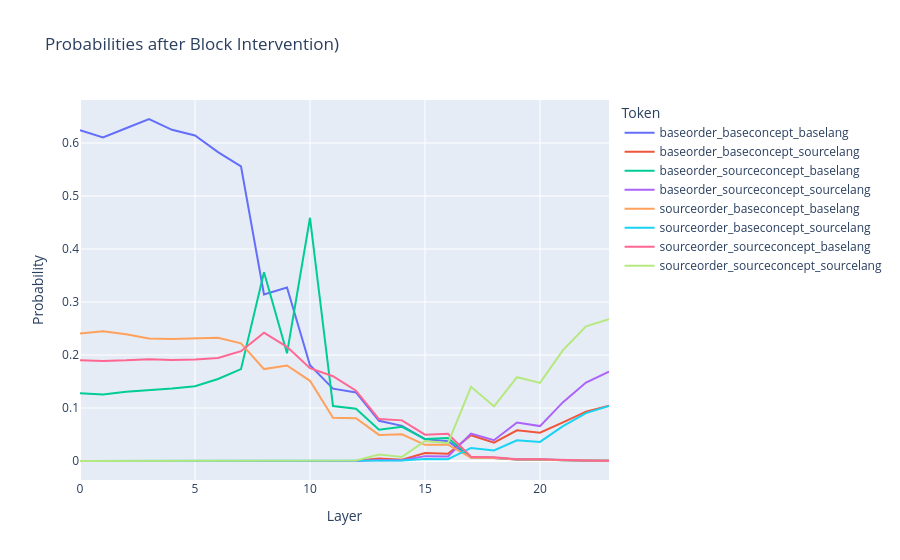

Notebook code cell kept with this figure:
### Code cell
# Create a line plot for token probabilities over layers
fig = px.line(
    df.groupby(['token_type', 'layer']).mean().reset_index(),
    x="layer",
    y="prob",
    color="token_type",
    title=f"Probabilities after Block Intervention)",
    labels={"layer": "Layer", "prob": "Probability", "token_type": "Token"},
    # category_orders={"layer": [str(i) for i in range(model.config.n_layer)]},
)

# Show the plot
fig.show()

### Figure 1 — Plotly figure (JSON) as saved in the notebook; plotly's stock layout.template omitted (floating-point values rounded to 4 significant figures)
{"data": [{"hovertemplate": "Token=baseorder_baseconcept_baselang<br>Layer=%{x}<br>Probability=%{y}<extra></extra>", "legendgroup": "baseorder_baseconcept_baselang", "line": {"color": "#636efa", "dash": "solid"}, "marker": {"symbol": "circle"}, "mode": "lines", "name": "baseorder_baseconcept_baselang", "orientation": "v", "showlegend": true, "type": "scatter", "x": [0, 1, 2, 3, 4, 5, 6, 7, 8, 9, 10, 11, 12, 13, 14, 15, 16, 17, 18, 19, 20, 21, 22, 23], "xaxis": "x", "y": [0.6244, 0.6103, 0.6278, 0.6453, 0.6249, 0.6143, 0.5828, 0.5559, 0.3143, 0.3275, 0.1808, 0.1366, 0.1293, 0.07585, 0.06632, 0.04113, 0.03751, 0.00647, 0.005839, 0.002873, 0.002954, 0.001406, 0.0005843, 0.0003158], "yaxis": "y"}, {"hovertemplate": "Token=baseorder_baseconcept_sourcelang<br>Layer=%{x}<br>Probability=%{y}<extra></extra>", "legendgroup": "baseorder_baseconcept_sourcelang", "line": {"color": "#EF553B", "dash": "solid"}, "marker": {"symbol": "circle"}, "mode": "lines", "name": "baseorder_baseconcept_sourcelang", "orientation": "v", "showlegend": true, "type": "scatter", "x": [0, 1, 2, 3, 4, 5, 6, 7, 8, 9, 10, 11, 12, 13, 14, 15, 16, 17, 18, 19, 20, 21, 22, 23], "xaxis": "x", "y": [1.567e-05, 1.746e-05, 1.674e-05, 1.484e-05, 1.638e-05, 1.62e-05, 1.681e-05, 1.999e-05, 2.167e-05, 2.965e-05, 3.513e-05, 0.0002345, 0.0003021, 0.00482, 0.002335, 0.01518, 0.01367, 0.04866, 0.03474, 0.05802, 0.05352, 0.07306, 0.09308, 0.1045], "yaxis": "y"}, {"hovertemplate": "Token=baseorder_sourceconcept_baselang<br>Layer=%{x}<br>Probability=%{y}<extra></extra>", "legendgroup": "baseorder_sourceconcept_baselang", "line": {"color": "#00cc96", "dash": "solid"}, "marker": {"symbol": "circle"}, "mode": "lines", "name": "baseorder_sourceconcept_baselang", "orientation": "v", "showlegend": true, "type": "scatter", "x": [0, 1, 2, 3, 4, 5, 6, 7, 8, 9, 10, 11, 12, 13, 14, 15, 16, 17, 18, 19, 20, 21, 22, 23], "xaxis": "x", "y": [0.1278, 0.1256, 0.1308, 0.1338, 0.1366, 0.1411, 0.1547, 0.1734, 0.3561, 0.2032, 0.459, 0.1038, 0.09848, 0.05892, 0.06445, 0.04138, 0.04336, 0.007223, 0.006258, 0.002851, 0.003023, 0.001243, 0.0005172, 0.0002543], "yaxis": "y"}, {"hovertemplate": "Token=baseorder_sourceconcept_sourcelang<br>Layer=%{x}<br>Probability=%{y}<extra></extra>", "legendgroup": "baseorder_sourceconcept_sourcelang", "line": {"color": "#ab63fa", "dash": "solid"}, "marker": {"symbol": "circle"}, "mode": "lines", "name": "baseorder_sourceconcept_sourcelang", "orientation": "v", "showlegend": true, "type": "scatter", "x": [0, 1, 2, 3, 4, 5, 6, 7, 8, 9, 10, 11, 12, 13, 14, 15, 16, 17, 18, 19, 20, 21, 22, 23], "xaxis": "x", "y": [1.241e-05, 1.238e-05, 1.301e-05, 1.258e-05, 1.324e-05, 1.278e-05, 1.306e-05, 1.492e-05, 1.442e-05, 2.773e-05, 2.157e-05, 0.0001761, 0.0001914, 0.002102, 0.00161, 0.009208, 0.008614, 0.05172, 0.03927, 0.07265, 0.06588, 0.111, 0.148, 0.1687], "yaxis": "y"}, {"hovertemplate": "Token=sourceorder_baseconcept_baselang<br>Layer=%{x}<br>Probability=%{y}<extra></extra>", "legendgroup": "sourceorder_baseconcept_baselang", "line": {"color": "#FFA15A", "dash": "solid"}, "marker": {"symbol": "circle"}, "mode": "lines", "name": "sourceorder_baseconcept_baselang", "orientation": "v", "showlegend": true, "type": "scatter", "x": [0, 1, 2, 3, 4, 5, 6, 7, 8, 9, 10, 11, 12, 13, 14, 15, 16, 17, 18, 19, 20, 21, 22, 23], "xaxis": "x", "y": [0.2406, 0.245, 0.2394, 0.2311, 0.2304, 0.232, 0.2324, 0.2219, 0.1735, 0.1803, 0.1513, 0.08162, 0.08064, 0.04928, 0.05035, 0.03049, 0.0307, 0.005948, 0.005583, 0.002712, 0.002759, 0.001343, 0.0005769, 0.0003129], "yaxis": "y"}, {"hovertemplate": "Token=sourceorder_baseconcept_sourcelang<br>Layer=%{x}<br>Probability=%{y}<extra></extra>", "legendgroup": "sourceorder_baseconcept_sourcelang", "line": {"color": "#19d3f3", "dash": "solid"}, "marker": {"symbol": "circle"}, "mode": "lines", "name": "sourceorder_baseconcept_sourcelang", "orientation": "v", "showlegend": true, "type": "scatter", "x": [0, 1, 2, 3, 4, 5, 6, 7, 8, 9, 10, 11, 12, 13, 14, 15, 16, 17, 18, 19, 20, 21, 22, 23], "xaxis": "x", "y": [2.285e-05, 2.332e-05, 2.378e-05, 2.251e-05, 2.388e-05, 2.342e-05, 2.358e-05, 2.698e-05, 2.834e-05, 4.06e-05, 2.854e-05, 0.0001325, 0.0001509, 0.0009941, 0.0007802, 0.003691, 0.003418, 0.02469, 0.02007, 0.03919, 0.03602, 0.06592, 0.09046, 0.1037], "yaxis": "y"}, {"hovertemplate": "Token=sourceorder_sourceconcept_baselang<br>Layer=%{x}<br>Probability=%{y}<extra></extra>", "legendgroup": "sourceorder_sourceconcept_baselang", "line": {"color": "#FF6692", "dash": "solid"}, "marker": {"symbol": "circle"}, "mode": "lines", "name": "sourceorder_sourceconcept_baselang", "orientation": "v", "showlegend": true, "type": "scatter", "x": [0, 1, 2, 3, 4, 5, 6, 7, 8, 9, 10, 11, 12, 13, 14, 15, 16, 17, 18, 19, 20, 21, 22, 23], "xaxis": "x", "y": [0.1901, 0.1889, 0.1899, 0.192, 0.1908, 0.1917, 0.1946, 0.2073, 0.2421, 0.2154, 0.1752, 0.16, 0.1326, 0.07916, 0.07669, 0.04965, 0.0515, 0.007911, 0.007032, 0.003367, 0.003461, 0.001808, 0.0007965, 0.0003961], "yaxis": "y"}, {"hovertemplate": "Token=sourceorder_sourceconcept_sourcelang<br>Layer=%{x}<br>Probability=%{y}<extra></extra>", "legendgroup": "sourceorder_sourceconcept_sourcelang", "line": {"color": "#B6E880", "dash": "solid"}, "marker": {"symbol": "circle"}, "mode": "lines", "name": "sourceorder_sourceconcept_sourcelang", "orientation": "v", "showlegend": true, "type": "scatter", "x": [0, 1, 2, 3, 4, 5, 6, 7, 8, 9, 10, 11, 12, 13, 14, 15, 16, 17, 18, 19, 20, 21, 22, 23], "xaxis": "x", "y": [2.676e-05, 2.777e-05, 2.754e-05, 2.638e-05, 2.721e-05, 2.659e-05, 2.732e-05, 3.3e-05, 4.352e-05, 6.828e-05, 8.445e-05, 0.0007434, 0.0009211, 0.01228, 0.00776, 0.03791, 0.03384, 0.14, 0.1032, 0.1581, 0.1474, 0.2092, 0.2541, 0.2674], "yaxis": "y"}], "layout": {"legend": {"title": {"text": "Token"}, "tracegroupgap": 0}, "title": {"text": "Probabilities after Block Intervention)"}, "xaxis": {"anchor": "y", "domain": [0, 1], "title": {"text": "Layer"}}, "yaxis": {"anchor": "x", "domain": [0, 1], "title": {"text": "Probability"}}}}
